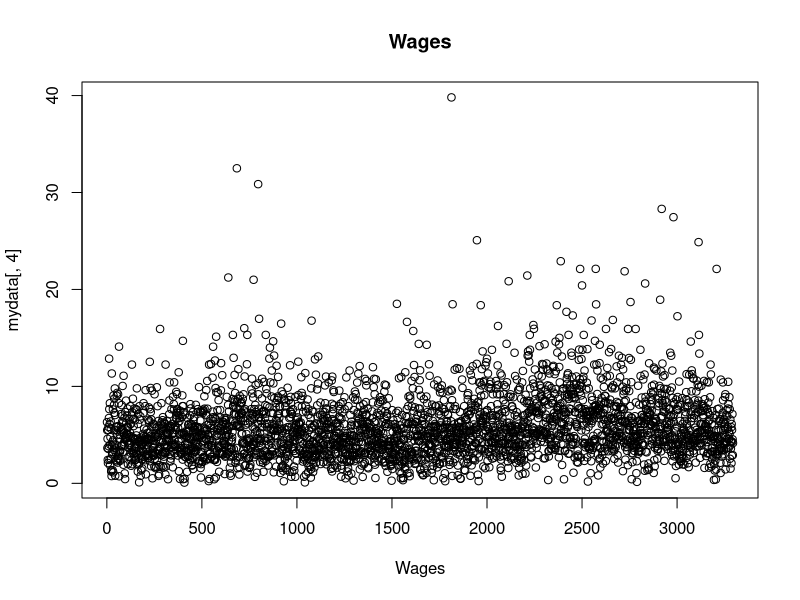
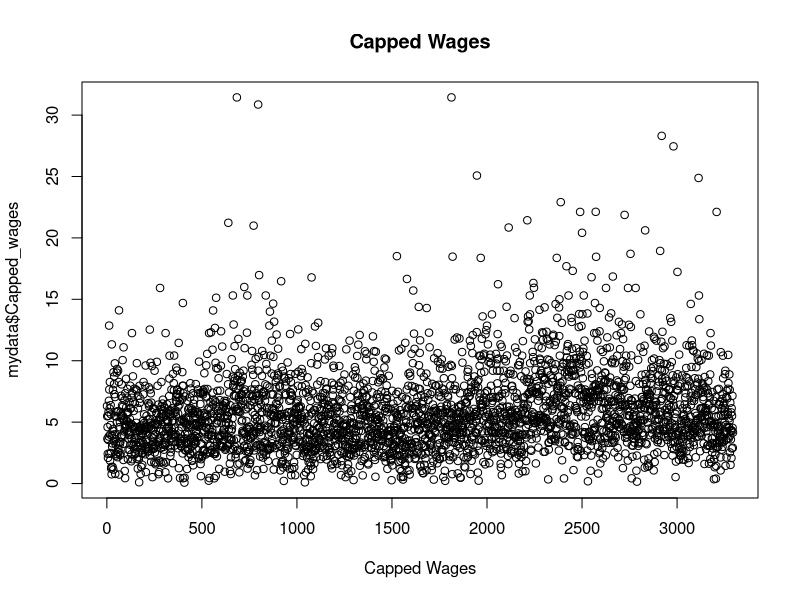
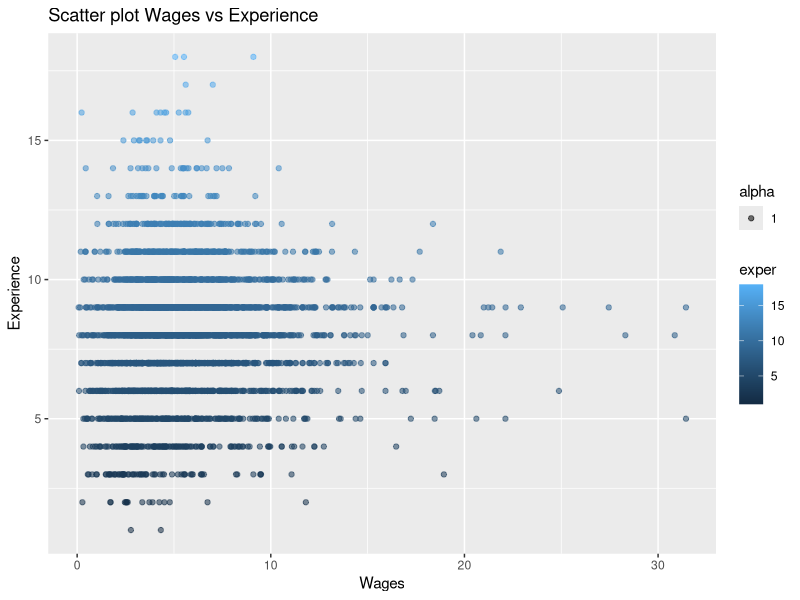
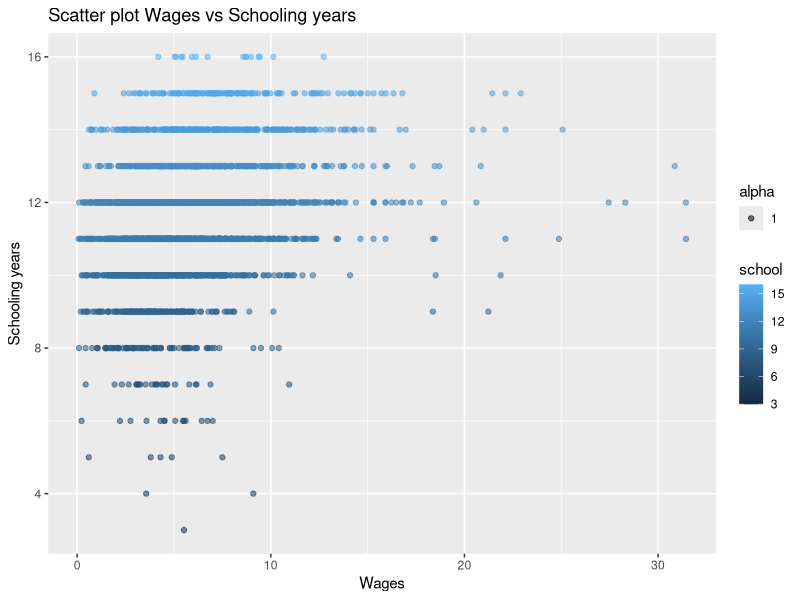
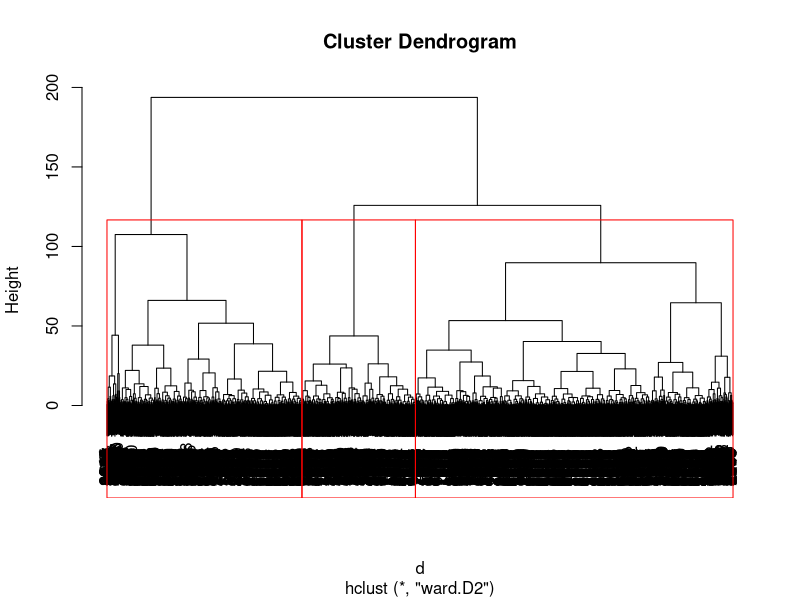
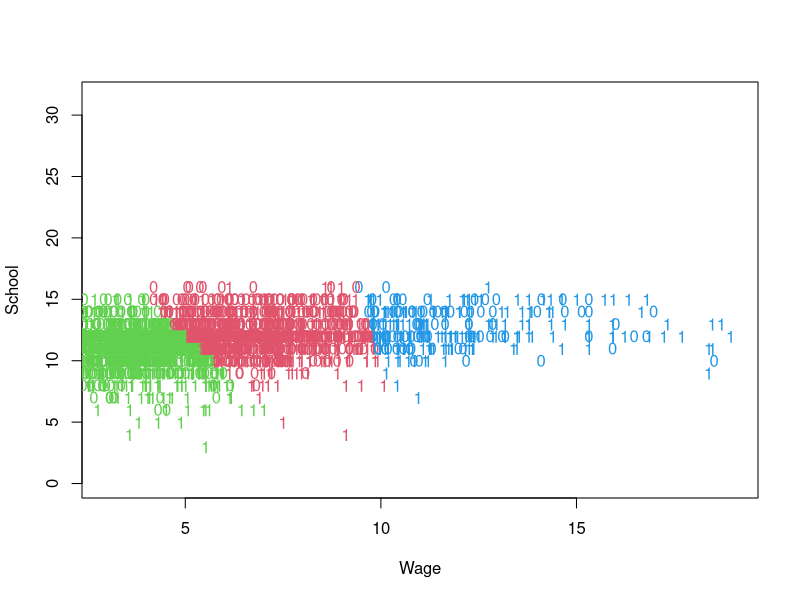
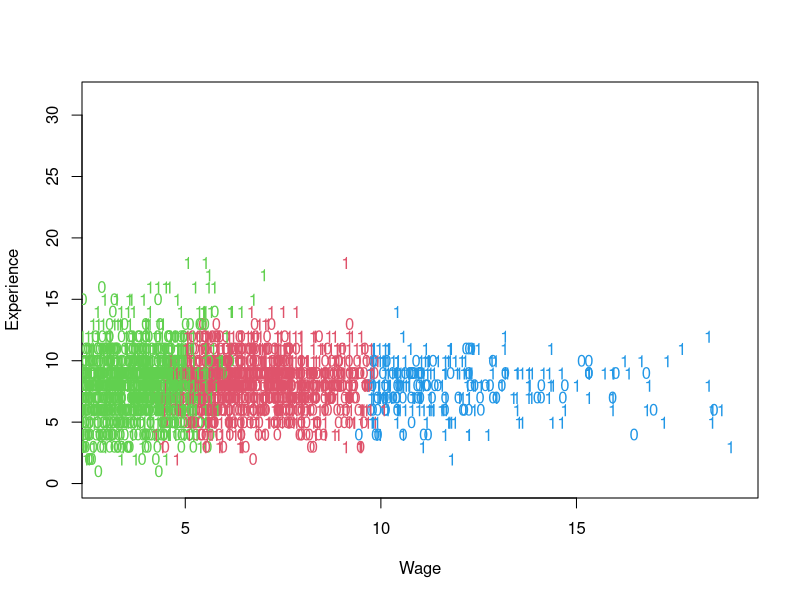
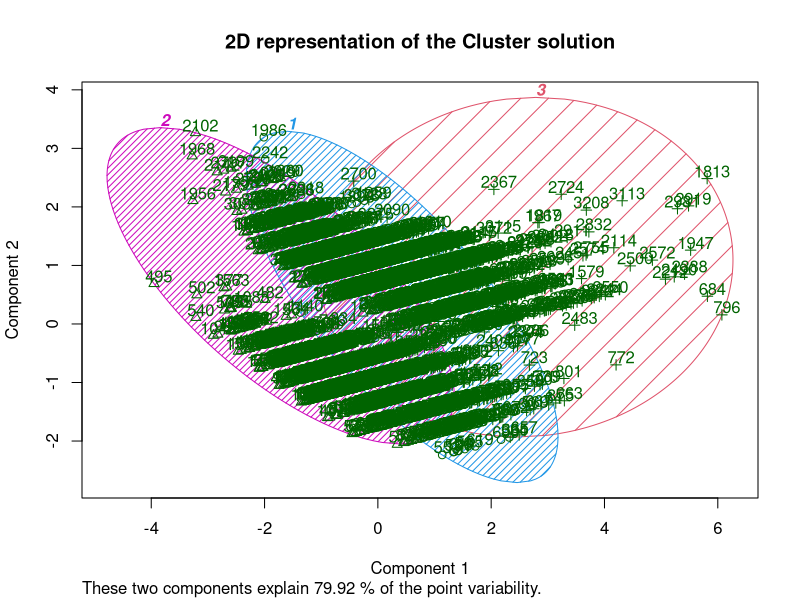

Source code (R) for these figures, in order:
library(ggplot2)

#importing the data###
setwd("D:/02 MSC FE/Sem 2/Computational finance/Project")
mydata<-read.csv("Wages1.csv")
#checking the data imported
View(mydata)
head(mydata)
class(mydata)
names(mydata)
#checking the class of the variables
sapply(mydata,class)
##Converting categorical data to binary####
#install.packages("plyr")
library(plyr)
mydata$sex<-revalue(mydata$sex,c("male"="1","female"="0"))
head(mydata)
tail(mydata)

#checking for outliers
attach(mydata)
plot(mydata[,4],xlab="Wages",main="Wages")
quantile(mydata[,4],c(0,0.05,0.1,0.25,0.5,0.75,0.90,0.95,0.99,0.995,.9995,1))
#capping the outliers
mydata$Capped_wages<-ifelse(mydata[,4]>31.44022444,31.44022444,mydata[,4])
names(mydata)
#removing the orignal wages
mydata1<-mydata[,-4]
names(mydata1)
View(mydata)
plot(mydata$Capped_wages,xlab="Capped Wages",main="Capped Wages")
#checking relation
#install.packages("ggplot2")
library(ggplot2)
qplot(Capped_wages,exper,data=mydata1,color=exper,alpha=1,color=Capped_wages,main="Scatter plot Wages vs Experience",xlab="Wages",ylab="Experience")
qplot(Capped_wages,school,data=mydata1,color=school,alpha=1,color=Capped_wages,main="Scatter plot Wages vs Schooling years",xlab="Wages",ylab="Schooling years")
cor<-cor(mydata1[,c(-2)])
#############regression between gender and wages################
genwages<-lm(Capped_wages~sex,data=mydata1)
summary(genwages)
male<-mydata1[1570:3294,]
females<-mydata1[1:1569,]
mean(male$Capped_wages)
mean(females$Capped_wages)
tstat<-1.16192/0.11134
tstat
########Confidence interval##############
Ubound<-1.17+1.96*0.11
Ubound
Lbound<-1.17-1.96*0.11
Lbound

#dividing the data set into training and validation
sample<-sample(2,nrow(mydata1),replace = TRUE,prob = c(.8,.2))
tdata<-mydata1[sample==1,]
vdata<-mydata1[sample==2,]

#predicting on tdata####
model2<-lm(Capped_wages~exper+sex+school,data = tdata)
summary(model2)
pred<-predict(model2,vdata)
head(pred)
predict<-as.data.frame(pred)
error<-predict-mydata1$Capped_wages
errorsq<-error^2
summary(errorsq)


#fitting the complete model##
model<-lm(Capped_wages~exper+sex+school,data = mydata1)
summary(model)
anova(model)

#####################Hierarchical Clustering######################
d<-dist(mydata1,method="euclidean")
H.fit<-hclust(d,method="ward.D2")
plot(H.fit)
groups <- cutree(H.fit, k=3)
rect.hclust(H.fit, k=3, border="red")
table(mydata1[,1],groups)
#barplot(table(hc[,1],groups), 
        #xlab="Number of Clusters", ylab="Number of Criteria",
        #main="Number of Clusters Chosen")
####################Kmeans Clustering#############################
set.seed(123456789)
schwages<-kmeans(mydata1[,c("school","Capped_wages")],centers=3,nstart=10)
schwages
plot(mydata1$school, mydata1$Capped_wages, type="n", xlim=c(3,19), xlab="Wage", ylab="School")
text(x=mydata1$Capped_wages, y=mydata1$school, labels=mydata1$sex,col=schwages$cluster+1)
expwages<-kmeans(mydata1[,c("exper","Capped_wages")],centers=3,nstart=10)
expwages
plot(mydata1$exper, mydata1$Capped_wages, type="n", xlim=c(3,19), xlab="Wage", ylab="Experience")
text(x=mydata1$Capped_wages, y=mydata1$exper, labels=mydata1$sex,col=schwages$cluster+1)
library(cluster)
clusplot(mydata1[,-1], schwages$cluster, main='2D representation of the Cluster solution', color=TRUE, shade=TRUE, labels=2, lines=0)
clusplot(mydata1[,-1], expwages$cluster, main='2D representation of the Cluster solution', color=TRUE, shade=TRUE, labels=2, lines=0)



